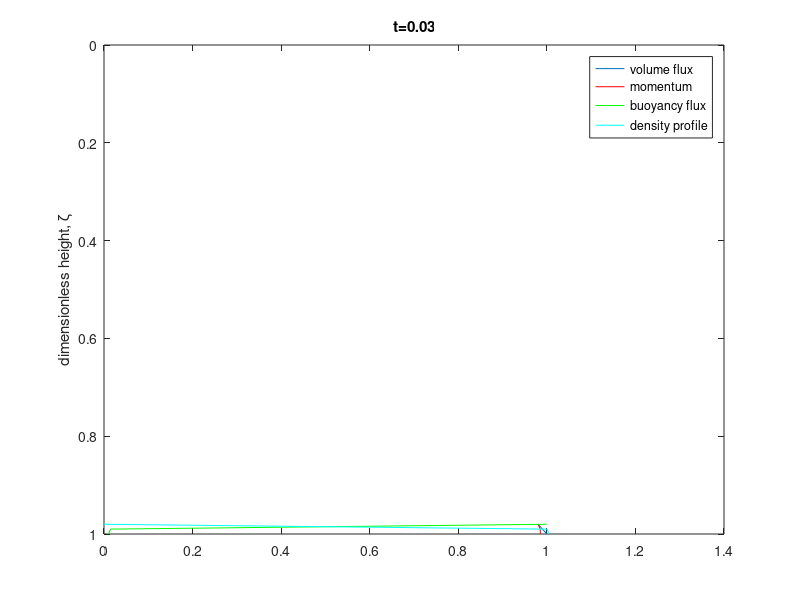
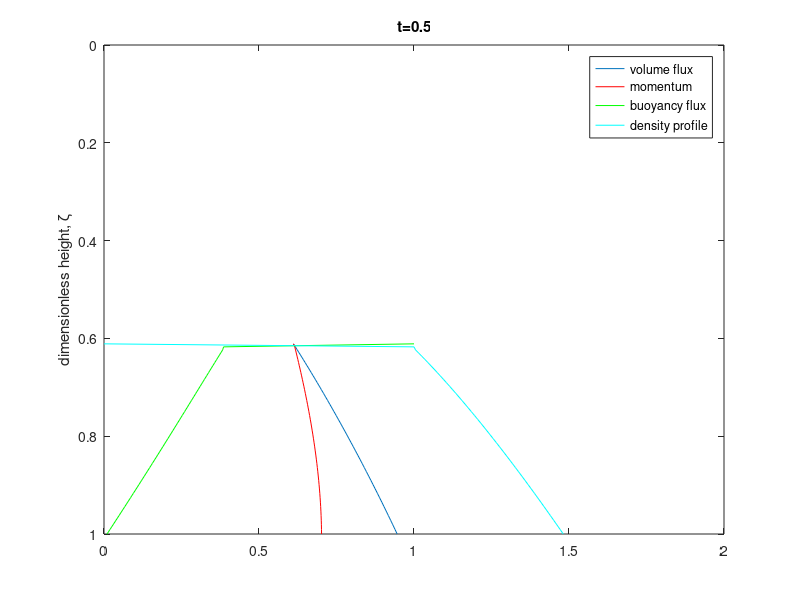
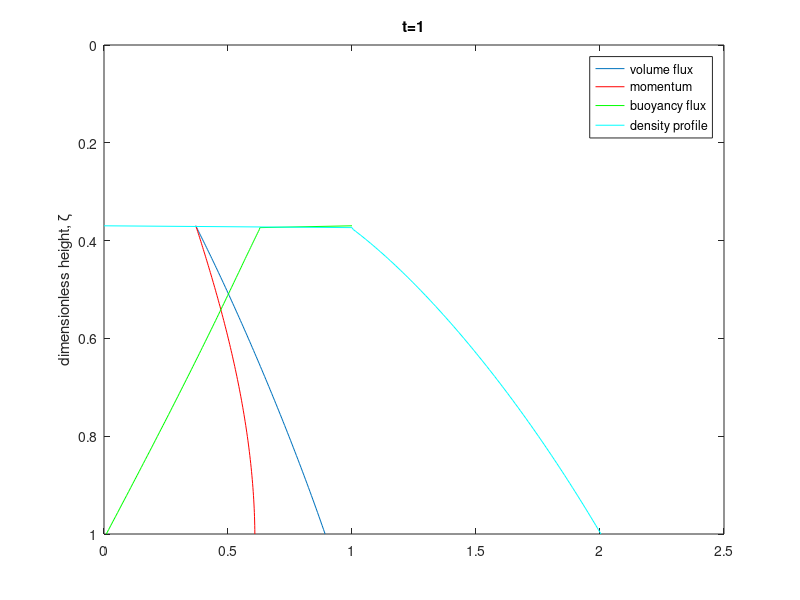
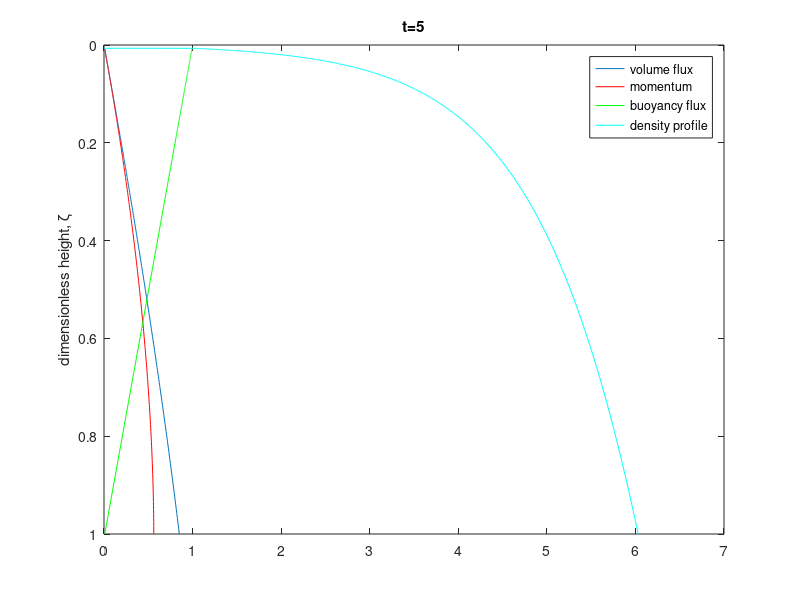

Write MATLAB code to recreate these figures, in order.
function []= fillingbox_evolution()
% A function to do the Germeles (JFM 1975) calculation of a profile of a
% constant volume basin receiving buoyancy from an axisymmetric source. The
% function outputs plots of the evolving profile in the lake basin.
%
% Written by C. Hogg Date 2013_01_17
% Modified to fix bug spotted by megan on line 47 on 20170320

% Initiate time step sizes
total_time=5;
delta_tau=0.01;
total_time_steps=ceil(total_time/delta_tau);
% Set time steps to plot
index_snapshots=ceil([3 total_time/10/delta_tau 2*total_time/ ...
	10/delta_tau total_time/delta_tau])

% The first layer is calculated asymptotically
initial_plume_elements=1;
total_plume_elements=initial_plume_elements;
d_a=0;
zeta(1)=1;
f(1)=1;
q_2(1)=1;
m_2(1)=1;

% Do first time step to avoid crashing from having only one layer
total_plume_elements=total_plume_elements+1;
top_thickness=sqrt(q_2(end))*delta_tau;
top_d_a=d_a(end)+f(end)/(q_2(end)^(1/2));
zeta(1)=zeta(1)-top_thickness;
zeta(2)=1;
d_a(2)=top_d_a;

for ii=2:total_time_steps
    %% Calculate plume evolution
		
		% Calculate	plume fluxes at the top of the ponded region
		q_2(1)=zeta(1)^2;
    m_2(1)=zeta(1)^2;
    f(1)=1;

		% iterate through the layers of the plume
    for i=2:total_plume_elements
        delta_zeta=zeta(i)-zeta(i-1);
        % calculate terms for the Runge-Kutta scheme
        zeta_halfstep=delta_zeta/2;
        q_2_halfstep=q_2(i-1) + zeta_halfstep*(2*m_2(i-1)^(1/2));
        m_2_halfstep = m_2(i-1) + ...
						zeta_halfstep *(2*q_2(i-1)^(1/2)*f(i-1));
        f_halfstep = f(i-1) + zeta_halfstep * ...
				(-q_2(i-1)^(1/2)*(d_a(i)-d_a(i-1))/(delta_zeta));
        % calculate the next values in the iteration
        q_2(i) = q_2(i-1) + delta_zeta*(2*m_2_halfstep^(1/2));
        m_2(i) = m_2(i-1) + delta_zeta  ...
						*(2*q_2_halfstep^(1/2)*f_halfstep);
        f(i)   = f(i-1) + delta_zeta ...
		*(-q_2_halfstep^(1/2)*(d_a(i)-d_a(i-1))/(delta_zeta));
        
    end
    

		
    %%  Find new stratification
    % Calculate parameters for new layer
		total_plume_elements    =total_plume_elements+1;
		top_thickness           =sqrt(q_2(end))*delta_tau;
		top_d_a                 =d_a(end)+f(end)/q_2(end)^(1/2);
    
	% Plot snapshot
     if sum(ii==index_snapshots)>0
           f_han=figure;
           plot(sqrt(q_2),zeta(1:total_plume_elements-1));
           set(gca,'YDir','reverse');
           hold on
           plot(sqrt(m_2),zeta(1:total_plume_elements-1),'r');
           plot(f,zeta(1:total_plume_elements-1),'g');
           plot(d_a,zeta(1:total_plume_elements-1),'c');
           legend({'volume flux','momentum','buoyancy flux'...
					  ,'density profile'});
           ylabel('dimensionless height, \zeta')
           title(['t=',num2str(ii*delta_tau)])
           ylim([0 1])
     end


    %% Set new layer depths
    if ii ~= total_time_steps % Not on final iteration
		zeta(1:total_plume_elements-2)= ...
			zeta(1:total_plume_elements-2)- ...
		  sqrt(q_2(1:total_plume_elements-2))*delta_tau;
		zeta(total_plume_elements-1)=1-top_thickness;
		zeta(total_plume_elements)=1;
		d_a=[d_a,top_d_a];
    end
end